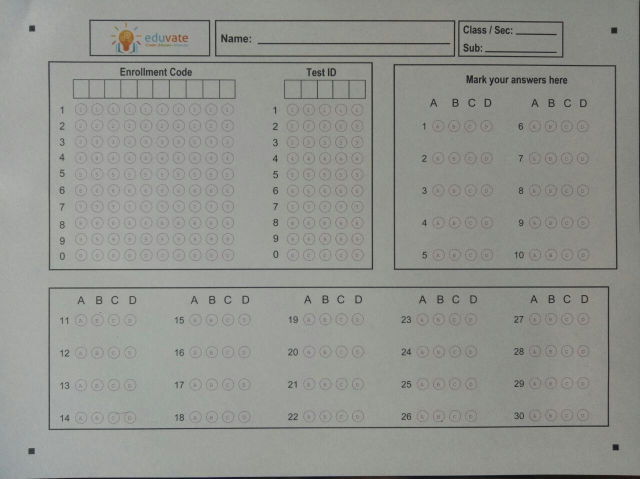
#> input picture Blank OMR Sample.jpeg, 1280 x 958 px (shown at 1/2 size)
$ python -i omr_main.py   (imports and definitions only)
#> lines starting #> are read from the running program, lines starting #| are printed output that depends on the picture; after the words box and inside, x2 and y2 are one past the last pixel; in counts of white or black regions, pixels touching at a corner belong together
#> further down, picture is the input picture: shape (958, 1280, 3); mean B, G, R 142, 146.9, 145.4
### util.py
import cv2
import numpy as np

## TO STACK ALL THE IMAGES IN ONE WINDOW
# [35 lines left out: function stackImages, not called in this run]

def rectContour(contours):

    rectCon = []
    max_area = 0
    for i in contours:
        area = cv2.contourArea(i)
        if area > 3000:
            peri = cv2.arcLength(i, True)
            approx = cv2.approxPolyDP(i, 0.02 * peri, True)
            if len(approx) == 4:
                rectCon.append(i)
    rectCon = sorted(rectCon, key=cv2.contourArea,reverse=True)
    return rectCon

# [10 lines left out: function circularContours, not called in this run]


def getCornerPoints(cont):
    peri = cv2.arcLength(cont, True) # LENGTH OF CONTOUR
    approx = cv2.approxPolyDP(cont, 0.02 * peri, True) # APPROXIMATE THE POLY TO GET CORNER POINTS
    return approx

def reorder(myPoints):

    myPoints = myPoints.reshape((4, 2)) # REMOVE EXTRA BRACKET
    #print(myPoints)
    myPointsNew = np.zeros((4, 1, 2), np.int32) # NEW MATRIX WITH ARRANGED POINTS
    add = myPoints.sum(1)
    #print(add)
    #print(np.argmax(add))
    myPointsNew[0] = myPoints[np.argmin(add)]  #[0,0]
    myPointsNew[3] =myPoints[np.argmax(add)]   #[w,h]
    diff = np.diff(myPoints, axis=1)
    myPointsNew[1] =myPoints[np.argmin(diff)]  #[w,0]
    myPointsNew[2] = myPoints[np.argmax(diff)] #[h,0]

    return myPointsNew

def splitBoxes(img,r,c):
    rows = np.vsplit(img,r)
    boxes=[]
    for k in rows:
        cols= np.hsplit(k,c)
        for box in cols:
            boxes.append(box)
    return boxes

def getArray(rows,columns,boxes):
    countR=0
    countC=0
    choices = columns
    myPixelVal = np.zeros((rows,columns))
    for image in boxes:
        totalPixels = cv2.countNonZero(image)
        myPixelVal[countR][countC]= totalPixels
        countC += 1
        if (countC==choices):countC=0;countR +=1

    return myPixelVal

### omr_main.py
import cv2
import numpy as np
import util
import imutils
from PIL import Image

def result(img):
    width = 700
    height = 700
    img = cv2.resize(img,(width,height))  #
    img_cont = img.copy()
    img_cp = img.copy()
    img_gray = cv2.cvtColor(img,cv2.COLOR_BGR2GRAY)
    img_blur = cv2.GaussianBlur(img_gray,(5,5),1)
    img_edge = cv2.Canny(img_blur,1,30)
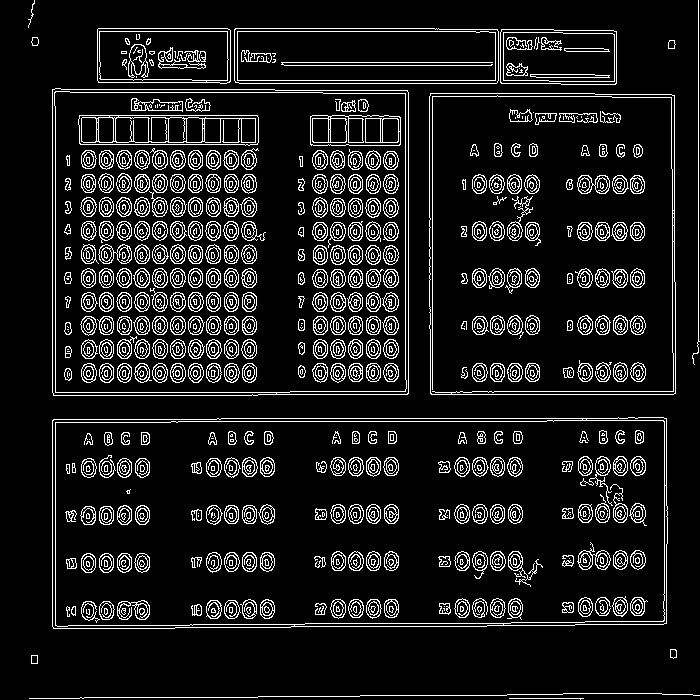
#> img_edge: shape (700, 700); 10.7% white in thin lines or dots

    contours , hierarchy = cv2.findContours(img_edge,cv2.RETR_EXTERNAL,cv2.CHAIN_APPROX_NONE)
#> contours = 14 contours, 4 with area under 20; largest, box (x1, y1, x2, y2) and area: (52, 417, 668, 629) 127701, (52, 88, 409, 396) 108652, (429, 93, 676, 395) 73678, (234, 28, 499, 84) 14448, (97, 28, 231, 84) 7184
    cv2.drawContours(img_cont,contours,-1,(0,255,0),5)
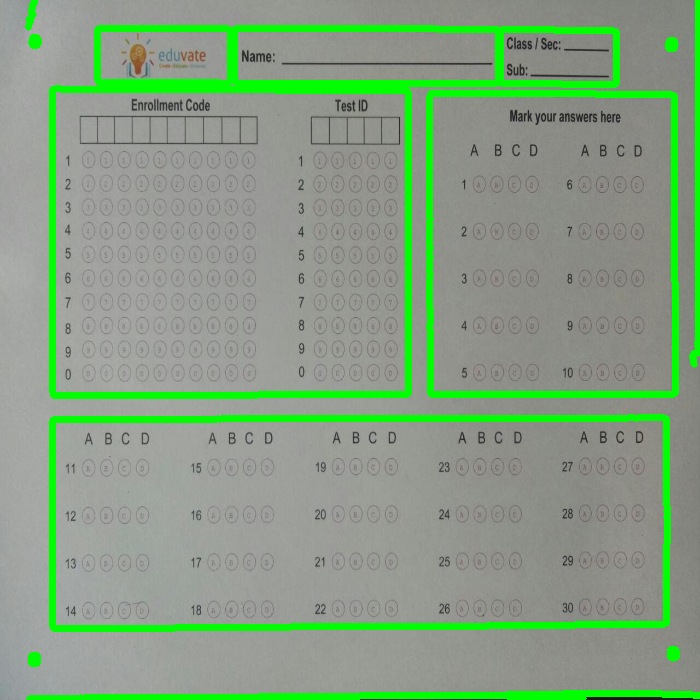
#> img_cont: shape (700, 700, 3); mean of channels 0, 1, 2 131.1, 158.8, 134.3; drawn as B, G, R

    r = util.rectContour(contours)
#> the loop in rectContour, `for i in contours:` made 14 passes
#> (area, peri, approx) on passes 5, 6, 7, 10, 11, 12: (127701, 1649.1, [[666, 418], [53, 419], [52, 626], [666, 623]]), (73678.5, 1098.2, [[430, 93], [430, 393], [675, 393], [674, 95]]), (108652.5, 1322.7, [[52, 89], [53, 395], [408, 393], [407, 90]]), (6251, 338.5, [[501, 29], [501, 83], [616, 83], [616, 31]]), (14447.5, 635.6, [[234, 29], [239, 83], [498, 80], [497, 29]]), (7183.5, 371.9, [[97, 29], [98, 82], [230, 81], [227, 28]])
#> area on passes 3, 4, 8, 9: 48, 48.5, 47.5, 47
#> after the loop in rectContour, `for i in contours:`: rectCon = 6 contours; box (x1, y1, x2, y2) and area: (52, 417, 668, 629) 127701, (52, 88, 409, 396) 108652, (429, 93, 676, 395) 73678, (234, 28, 499, 84) 14448, (97, 28, 231, 84) 7184, (500, 29, 617, 85) 6251
#> r has the same summary as rectCon in rectContour

    details = util.getCornerPoints(r[0])
#> in getCornerPoints, `peri = cv2.arcLength(cont, True)`: peri = 1649.1
#> in getCornerPoints, `approx = cv2.approxPolyDP(cont, 0.02 * peri, True)`: approx = [[666, 418], [53, 419], [52, 626], [666, 623]]
#> details = [[666, 418], [53, 419], [52, 626], [666, 623]]
    answers2 = util.getCornerPoints(r[1])
#> answers2 = [[52, 89], [53, 395], [408, 393], [407, 90]]
    answers1 = util.getCornerPoints(r[2])
#> answers1 = [[430, 93], [430, 393], [675, 393], [674, 95]]

    cv2.drawContours(img_cp,answers2,-1,(255,0,0),5)
#> img_cp: shape (700, 700, 3); mean of channels 0, 1, 2 141.9, 146.7, 145.2
    cv2.drawContours(img_cp,answers1,-1,(0,255,0),5)
#> img_cp: shape (700, 700, 3); mean of channels 0, 1, 2 141.8, 146.8, 145.2
    cv2.drawContours(img_cp,details,-1,(0,0,255),5)
#> img_cp: shape (700, 700, 3); mean of channels 0, 1, 2 141.8, 146.7, 145.2

    details = util.reorder(details)
#> in reorder, `myPoints = myPoints.reshape((4, 2))`: myPoints = [[666, 418], [53, 419], [52, 626], [666, 623]]
#> in reorder, `add = myPoints.sum(1)`: add = [1084, 472, 678, 1289]
#> in reorder, `diff = np.diff(myPoints, axis=1)`: diff = [-248, 366, 574, -43]
#> details = [[53, 419], [666, 418], [52, 626], [666, 623]]
    answers2 = util.reorder(answers2)
#> answers2 = [[52, 89], [407, 90], [53, 395], [408, 393]]
    answers1 = util.reorder(answers1)
#> answers1 = [[430, 93], [674, 95], [430, 393], [675, 393]]

    #bird eye view of details
    pts1 = np.float32(details)
#> pts1 = [[53, 419], [666, 418], [52, 626], [666, 623]]
    pts2 = np.float32([[0, 0],[width, 0], [0, height],[width, height]])
    matrix = cv2.getPerspectiveTransform(pts1, pts2) # GET TRANSFORMATION MATRIX
#> matrix = [[1.13, 0.00548, -62.38], [0.00554, 3.4, -1423], [-1.57e-05, 7.82e-06, 1]]
    imgWarpColored_details = cv2.warpPerspective(img, matrix, (width, height))
    details_bev = cv2.cvtColor(imgWarpColored_details,cv2.COLOR_BGR2GRAY)


    pts1_ans1 = np.float32(answers1)
#> pts1_ans1 = [[430, 93], [674, 95], [430, 393], [675, 393]]
    pts2_ans1 = np.float32([[0, 0],[width, 0], [0, height],[width, height]])
    matrix = cv2.getPerspectiveTransform(pts1_ans1, pts2_ans1) # GET TRANSFORMATION MATRIX
#> matrix = [[2.82, 1.16e-16, -1212.6], [-0.019, 2.32, -207.5], [-2.71e-05, 1.36e-05, 1]]
    imgWarpColored_ans1 = cv2.warpPerspective(img, matrix, (width, height))
    ans1_bev = cv2.cvtColor(imgWarpColored_ans1,cv2.COLOR_BGR2GRAY)

    #bird eye view of answers2
    pts1_ans2 = np.float32(answers2)
#> pts1_ans2 = [[52, 89], [407, 90], [53, 395], [408, 393]]
    pts2_ans2 = np.float32([[0, 0],[1000, 0], [0, 700],[1000, 700]])
    matrix = cv2.getPerspectiveTransform(pts1_ans2, pts2_ans2) # GET TRANSFORMATION MATRIX
#> matrix = [[2.79, -0.0091, -144], [-0.00643, 2.28, -203], [-2.76e-05, 1.81e-07, 1]]
    imgWarpColored_ans2 = cv2.warpPerspective(img, matrix, (1000, 700))
    ans2_bev = cv2.cvtColor(imgWarpColored_ans2,cv2.COLOR_BGR2GRAY)

    enrollment_no = details_bev[170:700, 30:420]
    test_id = details_bev[170:680,480:680]

    answers_1t5 = ans1_bev[180:680,60:280]
    answers_6t10 = ans1_bev[180:680,415:635]

    answers_11t12 = ans2_bev[200:640,30:150]
    answers_13t14 = ans2_bev[200:640,240:360]
    answers_15t16 = ans2_bev[200:640,435:575]
    answers_17t18 = ans2_bev[200:640,640:760]
    answers_19t20 = ans2_bev[200:640,840:960]

    enrol_thresh = cv2.threshold(enrollment_no,150,255,cv2.THRESH_BINARY_INV)[1]
#> enrol_thresh: shape (530, 390); 9.6% white; 224 white regions (97 under 20 px), largest, box (x1, y1, x2, y2) and area: (0, 515, 390, 530) 1805, (347, 282, 363, 347) 553, (268, 452, 281, 502) 494
    box_enroll = util.splitBoxes(enrol_thresh,10,10)
#> in splitBoxes, `rows = np.vsplit(img,r)`: rows = 10 items
#> the loop in splitBoxes, `for k in rows:` made 10 passes
#> after the loop in splitBoxes, `for k in rows:`: boxes = 100 items
#> box_enroll = 100 items

    tid_thresh = cv2.threshold(test_id,150,255,cv2.THRESH_BINARY_INV)[1]
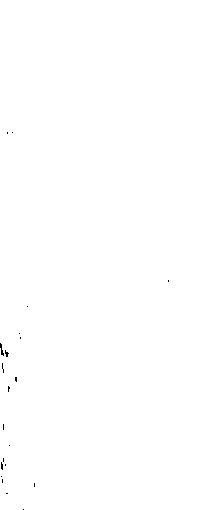
#> tid_thresh: shape (510, 200); 99.9% white; black in thin lines or dots, all inside (x1, y1, x2, y2) = (0, 132, 169, 510)
    box_tid = util.splitBoxes(tid_thresh,10,5)
#> the loop in splitBoxes (call 2), `for k in rows:` made 10 passes
#> box_tid = 50 items

    ans1_thresh = cv2.threshold(answers_1t5,150,255,cv2.THRESH_BINARY_INV)[1]
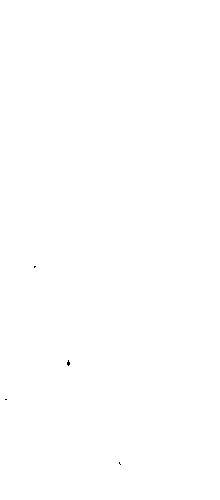
#> ans1_thresh: shape (500, 220); 100% white; black in thin lines or dots, all inside (x1, y1, x2, y2) = (5, 266, 121, 465)
    box_a1 = util.splitBoxes(ans1_thresh,5,4)
#> box_a1 = 20 items

    ans2_thresh = cv2.threshold(answers_6t10,150,255,cv2.THRESH_BINARY_INV)[1]
#> ans2_thresh: shape (500, 220); every value is 255
    box_a2 = util.splitBoxes(ans2_thresh,5,4)
#> box_a2 = 20 items

    ans3_thresh = cv2.threshold(answers_11t12,150,255,cv2.THRESH_BINARY_INV)[1]
#> ans3_thresh: shape (440, 120); 13.4% white; 73 white regions (18 under 20 px), largest, box (x1, y1, x2, y2) and area: (3, 218, 21, 247) 392, (52, 48, 89, 90) 371, (3, 161, 22, 189) 368
    box_a3 = util.splitBoxes(ans3_thresh,5,4)
#> box_a3 = 20 items

    ans4_thresh = cv2.threshold(answers_13t14,150,255,cv2.THRESH_BINARY_INV)[1]
#> ans4_thresh: shape (440, 120); 18% white; 76 white regions (14 under 20 px), largest, box (x1, y1, x2, y2) and area: (40, 103, 80, 145) 499, (40, 48, 80, 91) 483, (40, 0, 81, 37) 461
    box_a4 = util.splitBoxes(ans4_thresh,5,4)
#> box_a4 = 20 items

    ans5_thresh = cv2.threshold(answers_15t16,150,255,cv2.THRESH_BINARY_INV)[1]
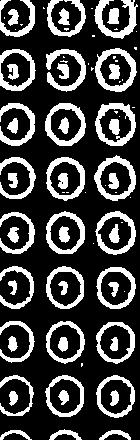
#> ans5_thresh: shape (440, 140); 25.9% white; 82 white regions (31 under 20 px), largest, box (x1, y1, x2, y2) and area: (95, 48, 137, 92) 675, (95, 103, 136, 146) 671, (94, 0, 138, 39) 659
    box_a5 = util.splitBoxes(ans5_thresh,5,4)
#> box_a5 = 20 items

    ans6_thresh = cv2.threshold(answers_17t18,150,255,cv2.THRESH_BINARY_INV)[1]
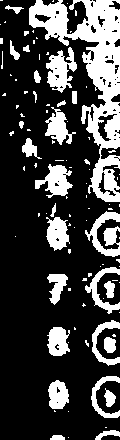
#> ans6_thresh: shape (440, 120); 26% white; 102 white regions (72 under 20 px), largest, box (x1, y1, x2, y2) and area: (29, 0, 120, 202) 6134, (46, 47, 77, 93) 776, (85, 211, 120, 257) 748
    box_a6 = util.splitBoxes(ans6_thresh,5,4)
#> box_a6 = 20 items

    ans7_thresh = cv2.threshold(answers_19t20,150,255,cv2.THRESH_BINARY_INV)[1]
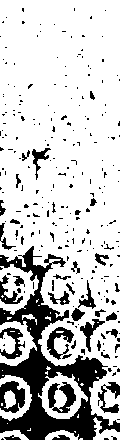
#> ans7_thresh: shape (440, 120); 77.7% white; 260 black regions (222 under 20 px), largest, box (x1, y1, x2, y2) and area: (0, 246, 120, 440) 6667, (0, 381, 25, 413) 476, (48, 382, 76, 413) 460
    box_a7 = util.splitBoxes(ans7_thresh,5,4)
#> box_a7 = 20 items

    arr_enroll = util.getArray(10,10,box_enroll)
#> the loop in getArray, `for image in boxes:` made 100 passes
#> totalPixels on passes 1 to 12: 191, 178, 8, 195, 262, 190, 38, 306, 359, 418, 0, 6
#> after the loop in getArray, `for image in boxes:`: countC = 0; countR = 10
    ENROLLMENT_NO = " "
    for i in range(10):
        ENROLLMENT_NO  = ENROLLMENT_NO + str((np.argmax(arr_enroll.T[i])+1)%10)
#> this loop made 10 passes
#> ENROLLMENT_NO on passes 1 to 10: ' 0', ' 00', ' 000', ' 0000', ' 00000', ' 000000', ' 0000000', ' 00000000', ' 000000000', ' 0000000000'

    arr_tid = util.getArray(10,5,box_tid)
#> the loop in getArray (call 2), `for image in boxes:` made 50 passes
#> totalPixels on passes 1 to 12: 2040, 2040, 2040, 2040, 2040, 2040, 2040, 2040, 2040, 2040, 2037, 2040
#> arr_tid = [[2040, 2040, 2040, 2040, 2040], [2040, 2040, 2040, 2040, 2040], [2037, 2040, 2040, 2040, 2040], [2040, 2040, 2040, 2040, 2040], [2040, 2040, 2040, 2040, 2040], [2040, 2040, 2040, 2040, 2038], [1997, 2040, 2040, 2040, 2040], [2013, 2040, 2040, 2040, 2040], [2032, 2040, 2040, 2040, 2040], [2010, 2040, 2040, 2040, 2040]]
    TEST_ID=""
    for i in range(5):
        TEST_ID += str((np.argmax(arr_tid.T[i])+1)%10)
#> this loop made 5 passes
#> TEST_ID on passes 1 to 5: '1', '11', '111', '1111', '11111'

    options = ["a","b","c","d"]
    ANSWER = []
    arr_1t5 = util.getArray(5,4,box_a1)
#> arr_1t5 = [[5500, 5500, 5500, 5500], [5500, 5500, 5500, 5500], [5497, 5500, 5500, 5500], [5498, 5488, 5500, 5500], [5500, 5500, 5497, 5500]]
    arr_6t10 = util.getArray(5,4,box_a2)
#> arr_6t10 = [[5500, 5500, 5500, 5500], [5500, 5500, 5500, 5500], [5500, 5500, 5500, 5500], [5500, 5500, 5500, 5500], [5500, 5500, 5500, 5500]]
    for i in range(5):
        if(np.max(arr_1t5[i])!=0):
            ANSWER.append(options[np.argmax(arr_1t5[i])])
        else:
            ANSWER.append(" ")
#> after the loop, ANSWER = ['a', 'a', 'b', 'c', 'a']
    for i in range(5):
        if(np.max(arr_6t10[i])!=0):
            ANSWER.append(options[np.argmax(arr_6t10[i])])
        else:
            ANSWER.append(" ")
#> after the loop, ANSWER = ['a', 'a', 'b', 'c', 'a', 'a', 'a', 'a', 'a', 'a']

    arr_11t12 = util.getArray(5,4,box_a3)
#> arr_11t12 = [[663, 199, 556, 430], [509, 108, 426, 377], [557, 164, 394, 335], [476, 129, 376, 325], [486, 105, 273, 188]]
    arr_13t14 = util.getArray(5,4,box_a4)
#> arr_13t14 = [[741, 575, 527, 829], [577, 469, 382, 671], [487, 361, 293, 627], [403, 297, 268, 585], [402, 284, 243, 489]]
    arr_15t16 = util.getArray(5,4,box_a5)
#> arr_15t16 = [[1140, 873, 933, 1167], [941, 703, 692, 914], [880, 751, 655, 900], [843, 679, 626, 796], [686, 581, 519, 675]]
    arr_17t18 = util.getArray(5,4,box_a6)
    arr_19t20 = util.getArray(5,4,box_a7)

    i1=0
    i2=1

    ####11-12
    if(np.max(arr_11t12[i1])!=0):
        ANSWER.append(options[np.argmax(arr_11t12[i1])])
    else:
        ANSWER.append(" ")

    if(np.max(arr_11t12[i2])!=0):
        ANSWER.append(options[np.argmax(arr_11t12[i2])])
    else:
        ANSWER.append(" ")

    ####13-14
    if(np.max(arr_13t14[i1])!=0):
        ANSWER.append(options[np.argmax(arr_13t14[i1])])
    else:
        ANSWER.append(" ")

    if(np.max(arr_13t14[i2])!=0):
        ANSWER.append(options[np.argmax(arr_13t14[i2])])
    else:
        ANSWER.append(" ")

    ####15-16
    if(np.max(arr_15t16[i1])!=0):
        ANSWER.append(options[np.argmax(arr_15t16[i1])])
    else:
        ANSWER.append(" ")

    if(np.max(arr_15t16[i2])!=0):
        ANSWER.append(options[np.argmax(arr_15t16[i2])])
    else:
        ANSWER.append(" ")

    ####17-18
    if(np.max(arr_17t18[i1])!=0):
        ANSWER.append(options[np.argmax(arr_17t18[i1])])
    else:
        ANSWER.append(" ")

    if(np.max(arr_17t18[i2])!=0):
        ANSWER.append(options[np.argmax(arr_17t18[i2])])
    else:
        ANSWER.append(" ")

    ####19-20
    if(np.max(arr_19t20[i1])!=0):
        ANSWER.append(options[np.argmax(arr_19t20[i1])])
    else:
        ANSWER.append(" ")

    if(np.max(arr_19t20[i2])!=0):
        ANSWER.append(options[np.argmax(arr_19t20[i2])])
    else:
        ANSWER.append(" ")

    return ENROLLMENT_NO,TEST_ID,ANSWER

>>> import cv2
>>> picture = cv2.imread('Blank OMR Sample.jpeg')
>>> result = result(picture)
